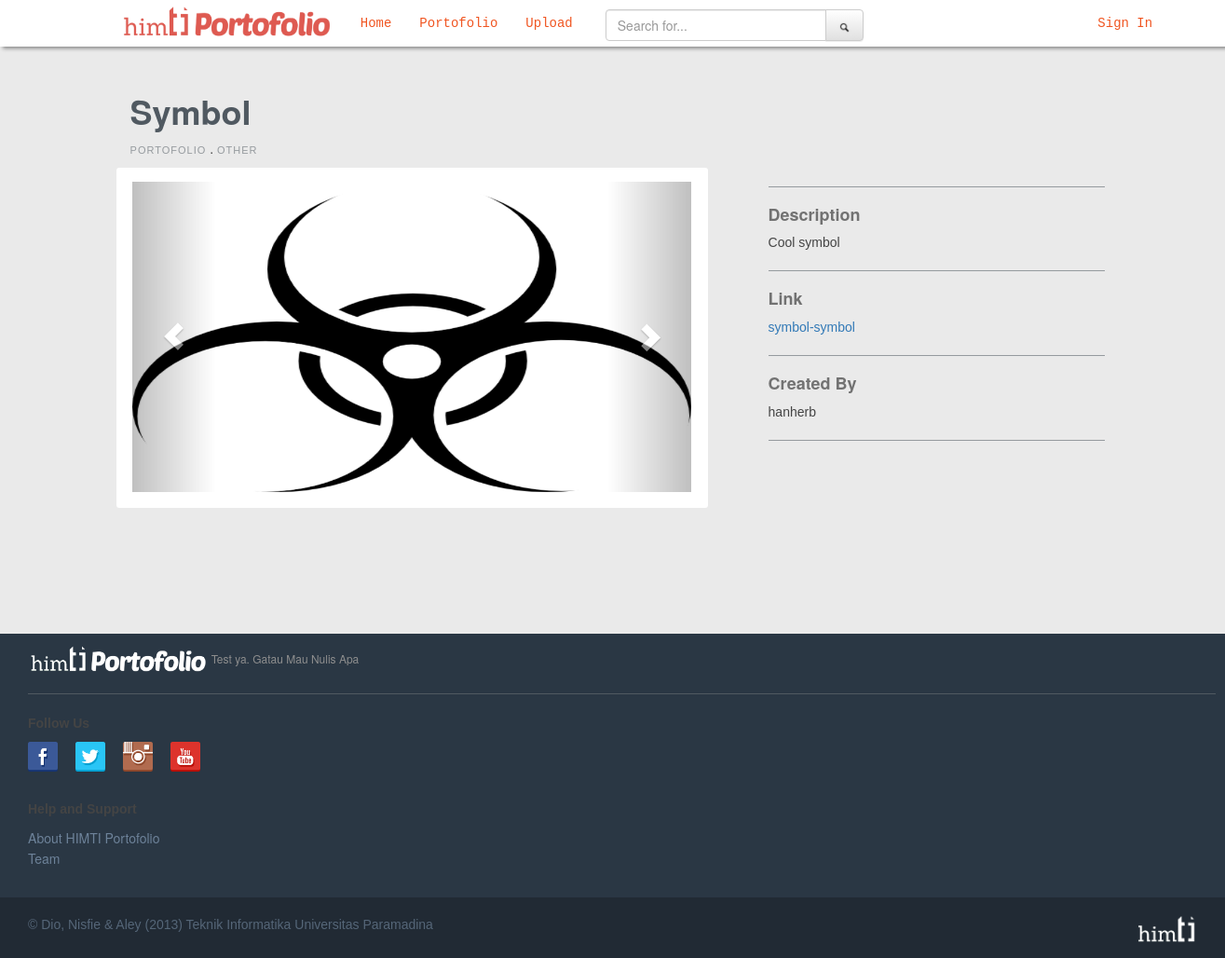
The page /portofolio-project.php?id=hanherb-Symbol on the database its author committed.
### tables this page shows
CREATE TABLE IF NOT EXISTS `upload` (
`id_upload` int(11) NOT NULL,
  `title` varchar(20) NOT NULL,
  `description` text NOT NULL,
  `created_by` varchar(20) NOT NULL,
  `category` varchar(20) NOT NULL,
  `link` text NOT NULL,
  `preview` text NOT NULL,
  `preview2` text NOT NULL,
  `preview3` text NOT NULL
);

### portofolio-project.php (the view, shortened to what this page needs)
<!DOCTYPE html>
<html>
<head>
	<?php
		include 'source.php';
	?>
</head>
<?php
	$url = $_SERVER['REQUEST_URI'];
	$parsedUrl = substr($url, strpos($url, "=") + 1);
	$arr = explode("-", $parsedUrl);
	$createdBy = $arr[0];
	$title = str_replace("_", " ", $arr[1]);
	$sql = "SELECT * FROM upload WHERE created_by = '".$createdBy."' AND title = '".$title."'";
	$result = mysql_query($sql);
	while ($row = mysql_fetch_array($result)) {
		$title = $row['title'];
		$description = $row['description'];
		$createdBy = $row['created_by'];
		$category = strtoupper($row['category']);
		$link = $row['link'];
		$preview = '"'.$row['preview'].'"';
	}
?>
<body>
	<?php include "nav.php"; ?>
	<div class="col-md-offset-1 container-fluid portofolio-project" style="margin-top:80px; height: 600px">
		<div class="portofolio-project-title-link col-md-12">
			<h1><?php echo $title ?></h1>
			<p><a href="portofolio.php">PORTOFOLIO</a> . <a><?php echo $category ?></a></p>
		</div>
		<div class="col-md-7 portofolio-project-slideshow-template">
			<div id="portofolio-project-slideshow" class="carousel slide" data-ride="carousel">
			      <ol class="carousel-indicators">
			        <li data-target="#portofolio-project-slideshow" data-slide-to="0" class="active"></li>
			        <li data-target="#portofolio-project-slideshow" data-slide-to="1" class=""></li>
			        <li data-target="#portofolio-project-slideshow" data-slide-to="2" class=""></li>
			      </ol>
			     <div class="carousel-inner" role="listbox">
				        <div class="item active">
				          <img src=<?php echo $preview ?> data-holder-rendered="true" style="width: 600px; height: 333px;">
				        </div>
			      </div>
			      <a class="left carousel-control" href="#portofolio-project-slideshow" role="button" data-slide="prev">
			        <span class="glyphicon glyphicon-chevron-left" aria-hidden="true"></span>
			      </a>
			      <a class="right carousel-control" href="#portofolio-project-slideshow" role="button" data-slide="next">
			        <span class="glyphicon glyphicon-chevron-right" aria-hidden="true"></span>
			      </a>
	    	</div>
		</div>
		<div class="col-md-4 portofolio-project-right">
			<hr>
			<h4>Description</h4>
			<p><?php echo $description ?></p>
			<hr>
			<h4>Link</h4>
			<p><a href="#"><?php echo $link ?></a></p>
			<hr>
			<h4>Created By</h4>
			<p><?php echo $createdBy ?></p>
			<hr>
		</div>
	</div>
	 <?php include "footer.php"; ?>
</body>
</html>

### css/style.css (style rules this page uses)
body { background-color: #fff; margin: 0; padding: 0; }
.portofolio-project-slideshow-template { border-radius: 3px; width: 635px; height: 365px; background-color: white; }
#portofolio-project-slideshow { width: 600px; height: 333px; right: -2px; top: 15px; }
.portofolio-project h1 { color: #505961; font-family: "Helvetica Neue","Helvetica",Helvetica,Arial,sans-serif; font-weight: bold; }
.portofolio-project-title-link a { color: #959a9e; font-size: 11px; letter-spacing: 1px; padding-bottom: 30px; text-decoration: none; }
.carousel-indicators { bottom: 0; }
.carousel-control.left { height: 333px; }
.carousel-control.right { height: 333px; }
.portofolio-project-right { left: 50px; }
.portofolio-project-right hr { border-width: 1px; border-color: #959a9e; border-color: #959a9e;"> }
.portofolio-project-right h4 { color: #727272; font-weight: bold; letter-spacing: 0px; }
.portofolio-project-right p { font-size: 12 px; }

### portofolio-project.php (style rules this page uses)
body { background-color: #EAEAEA; }
h2, h3, p { font-family: Helvetica,Arial,'Liberation Sans',FreeSans,sans-serif; color: #444; }
hr { border-color: black; border-width: 6px 0; }

### rows shown on the page
upload: title "Symbol", category "OTHER", preview (picture), description "Cool symbol", link "symbol-symbol", created_by "hanherb"
